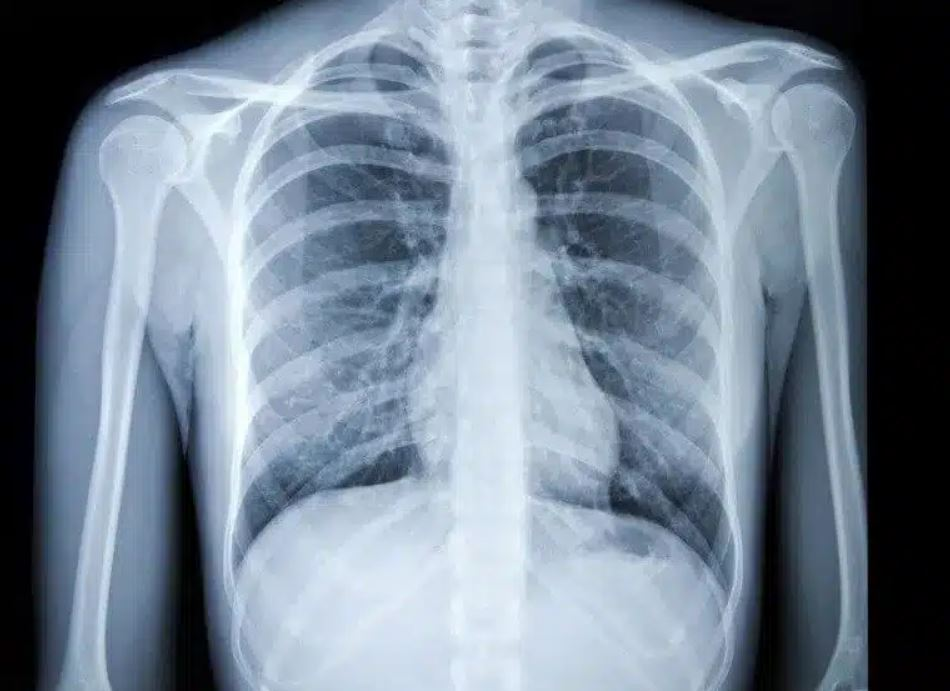
#> input picture Asthma diagnosis/normal.JPG, 950 x 691 px, found by its file name
$ jupyter execute --allow-errors medician.ipynb
#> lines starting #> are read from the running program, lines starting #| are printed output that depends on the picture
[cell 1]
import cv2
import numpy as np
from skimage.feature import local_binary_pattern
from sklearn.neighbors import KNeighborsClassifier

# تعريف پارامتر هاي LBP
radius = 1
n_points = 8
method = 'uniform'

# خواندن عكس ها و تبديل آن ها به خروجي گري اسكيل
img1 = cv2.imread('normal.jpg', cv2.IMREAD_GRAYSCALE)
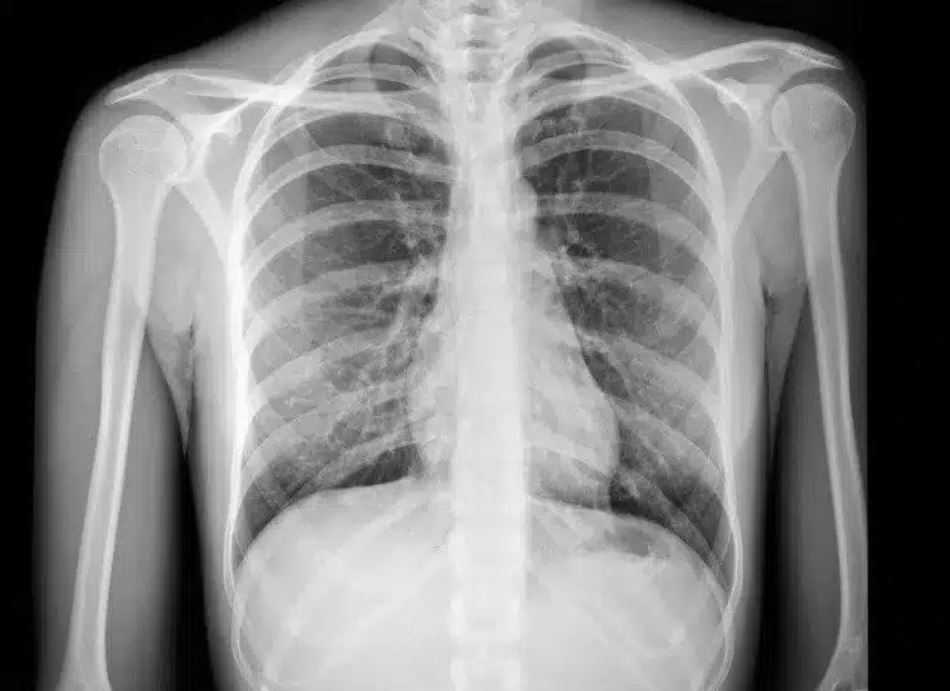
#> img1: shape (691, 950); min 0, max 254, mean 128.2
img2 = cv2.imread('asthma.jpg', cv2.IMREAD_GRAYSCALE)
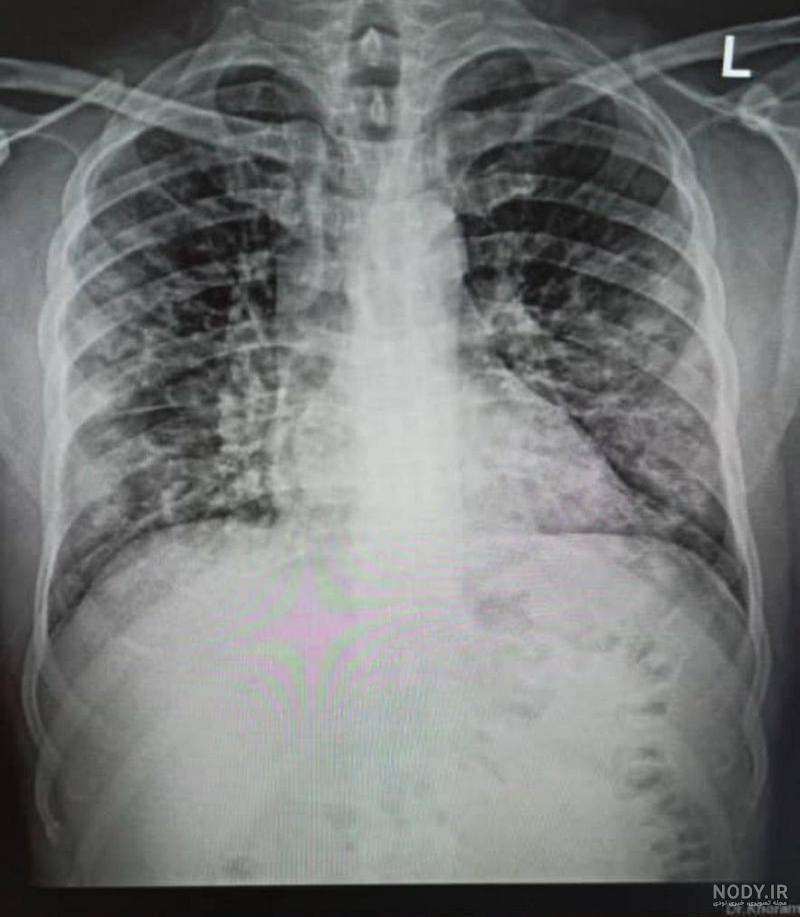
#> input picture Asthma diagnosis/asthma.jpg, 800 x 917 px
#> img2: shape (917, 800); min 0, max 248, mean 120.4
img3 = cv2.imread('n1.jpg', cv2.IMREAD_GRAYSCALE)
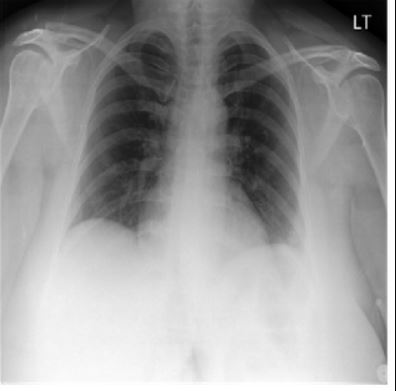
#> input picture Asthma diagnosis/n1.JPG, 396 x 391 px, found by its file name
#> img3 is the input picture: shape (391, 396); min 0, max 255, mean 155.4

# محاسبه LBP براي هر عكس
lbp1 = local_binary_pattern(img1, n_points, radius, method)
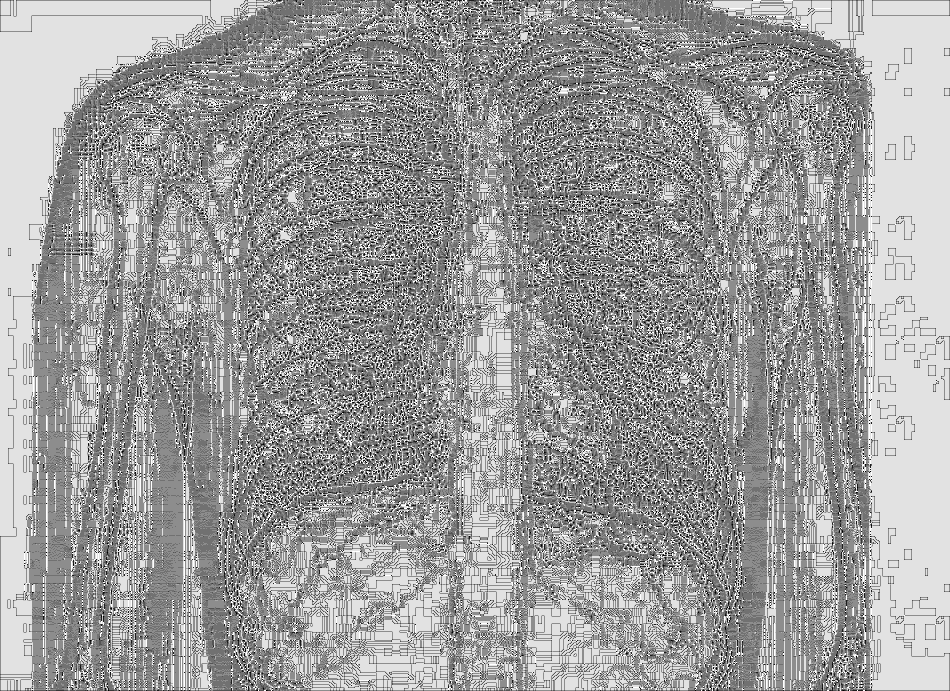
#> lbp1: shape (691, 950) float64; min 0, max 9, mean 5.54; drawn with min black and max white
lbp2 = local_binary_pattern(img2, n_points, radius, method)
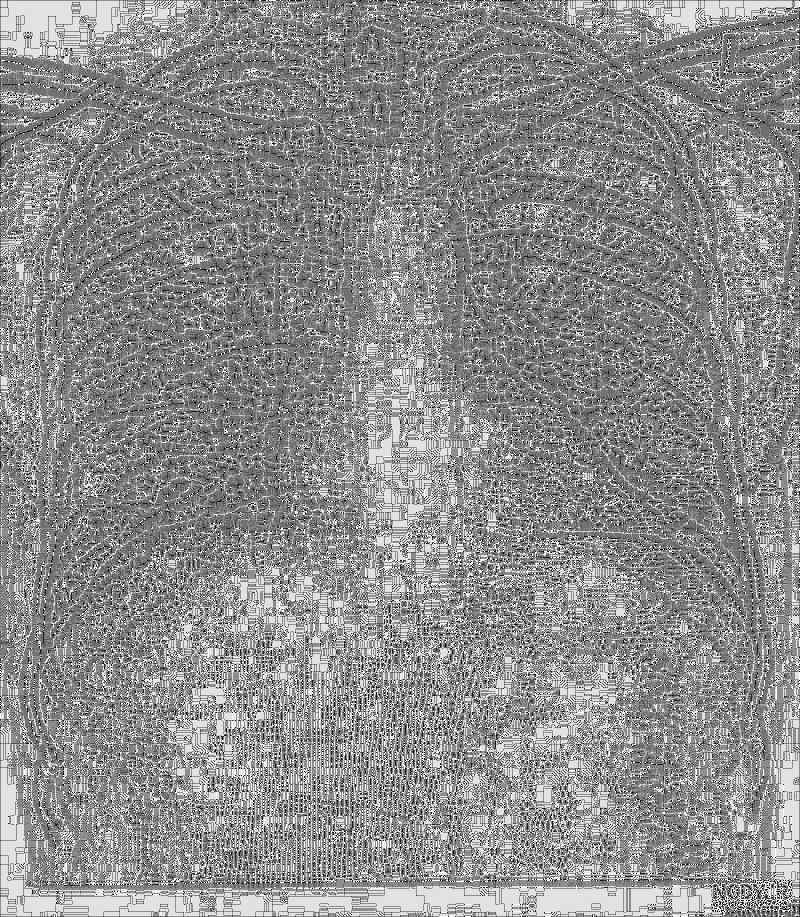
#> lbp2: shape (917, 800) float64; min 0, max 9, mean 5.01; drawn with min black and max white
lbp3 = local_binary_pattern(img3, n_points, radius, method)
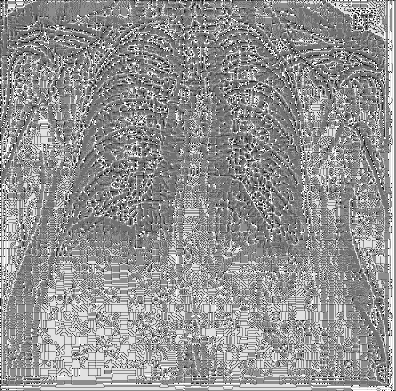
#> lbp3: shape (391, 396) float64; min 0, max 9, mean 5.2; drawn with min black and max white

# محاسبه بردار ويژگي براي هر عكس با استفاده از توزيع تاريخچه
hist1, _ = np.histogram(lbp1.ravel(), bins=np.arange(0, n_points + 3), range=(0, n_points + 2))
#> hist1 = [6765, 21269, 12373, 60395, 116461, 166102, 36482, 33397, 171098, 32108]
hist1 = hist1.astype('float')
hist1 /= (hist1.sum() + 1e-7)
#> hist1 = [0.0103, 0.0324, 0.0188, 0.092, 0.177, 0.253, 0.0556, 0.0509, 0.261, 0.0489]
hist2, _ = np.histogram(lbp2.ravel(), bins=np.arange(0, n_points + 3), range=(0, n_points + 2))
#> hist2 = [4506, 22509, 13574, 92375, 187347, 195252, 55857, 37165, 93925, 31090]
hist2 = hist2.astype('float')
hist2 /= (hist2.sum() + 1e-7)
#> hist2 = [0.00614, 0.0307, 0.0185, 0.126, 0.255, 0.266, 0.0761, 0.0507, 0.128, 0.0424]
hist3, _ = np.histogram(lbp3.ravel(), bins=np.arange(0, n_points + 3), range=(0, n_points + 2))
#> hist3 = [964, 4140, 2402, 17452, 33715, 43826, 13044, 10103, 21810, 7380]
hist3 = hist3.astype('float')
hist3 /= (hist3.sum() + 1e-7)
#> hist3 = [0.00623, 0.0267, 0.0155, 0.113, 0.218, 0.283, 0.0842, 0.0652, 0.141, 0.0477]

# تعريف داده هاي آموزش و برچسب هاي آن ها
X_train = np.array([hist1, hist2])
y_train = np.array([0, 1])

# تعريف داده هاي آزمون
X_test = np.array([hist3])

# ايجاد و آموزش يك دسته بندي kNN با k=1
knn = KNeighborsClassifier(n_neighbors=1)
knn.fit(X_train, y_train)

# پيش بيني كلاس عكس جديد با استفاده از دسته بندي kNN
y_pred = knn.predict(X_test)
#> y_pred = [1]

# چاپ نتيجه پيش بيني
if y_pred == 0:
    print('The new image is normal.')
else:
    print('The new image has asthma.')
